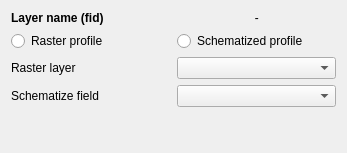
<?xml version="1.0" encoding="UTF-8"?>
<ui version="4.0">
 <class>profile_widget</class>
 <widget class="QWidget" name="profile_widget">
  <property name="geometry">
   <rect>
    <x>0</x>
    <y>0</y>
    <width>347</width>
    <height>153</height>
   </rect>
  </property>
  <property name="windowTitle">
   <string>Form</string>
  </property>
  <layout class="QVBoxLayout" name="verticalLayout_2">
   <item>
    <layout class="QHBoxLayout" name="horizontalLayout_4">
     <property name="bottomMargin">
      <number>0</number>
     </property>
     <item>
      <widget class="QLabel" name="label_2">
       <property name="font">
        <font>
         <weight>75</weight>
         <bold>true</bold>
        </font>
       </property>
       <property name="text">
        <string>Layer name (fid)</string>
       </property>
      </widget>
     </item>
     <item>
      <widget class="QLabel" name="lyr_label">
       <property name="font">
        <font>
         <italic>true</italic>
        </font>
       </property>
       <property name="text">
        <string>-</string>
       </property>
       <property name="alignment">
        <set>Qt::AlignCenter</set>
       </property>
      </widget>
     </item>
    </layout>
   </item>
   <item>
    <layout class="QHBoxLayout" name="horizontalLayout">
     <item>
      <widget class="QRadioButton" name="rprofile_radio">
       <property name="text">
        <string>Raster profile</string>
       </property>
      </widget>
     </item>
     <item>
      <widget class="QRadioButton" name="vprofile_radio">
       <property name="layoutDirection">
        <enum>Qt::LeftToRight</enum>
       </property>
       <property name="text">
        <string>Schematized profile</string>
       </property>
      </widget>
     </item>
    </layout>
   </item>
   <item>
    <layout class="QHBoxLayout" name="horizontalLayout_3">
     <item>
      <widget class="QLabel" name="rlabel">
       <property name="text">
        <string>Raster layer</string>
       </property>
       <property name="alignment">
        <set>Qt::AlignLeading|Qt::AlignLeft|Qt::AlignVCenter</set>
       </property>
      </widget>
     </item>
     <item>
      <widget class="QComboBox" name="raster_combo"/>
     </item>
    </layout>
   </item>
   <item>
    <layout class="QHBoxLayout" name="horizontalLayout_2">
     <item>
      <widget class="QLabel" name="fld_label">
       <property name="text">
        <string>Schematize field</string>
       </property>
       <property name="alignment">
        <set>Qt::AlignLeading|Qt::AlignLeft|Qt::AlignVCenter</set>
       </property>
      </widget>
     </item>
     <item>
      <widget class="QComboBox" name="field_combo"/>
     </item>
    </layout>
   </item>
   <item>
    <spacer name="verticalSpacer">
     <property name="orientation">
      <enum>Qt::Vertical</enum>
     </property>
     <property name="sizeHint" stdset="0">
      <size>
       <width>20</width>
       <height>40</height>
      </size>
     </property>
    </spacer>
   </item>
  </layout>
 </widget>
 <resources/>
 <connections/>
</ui>
